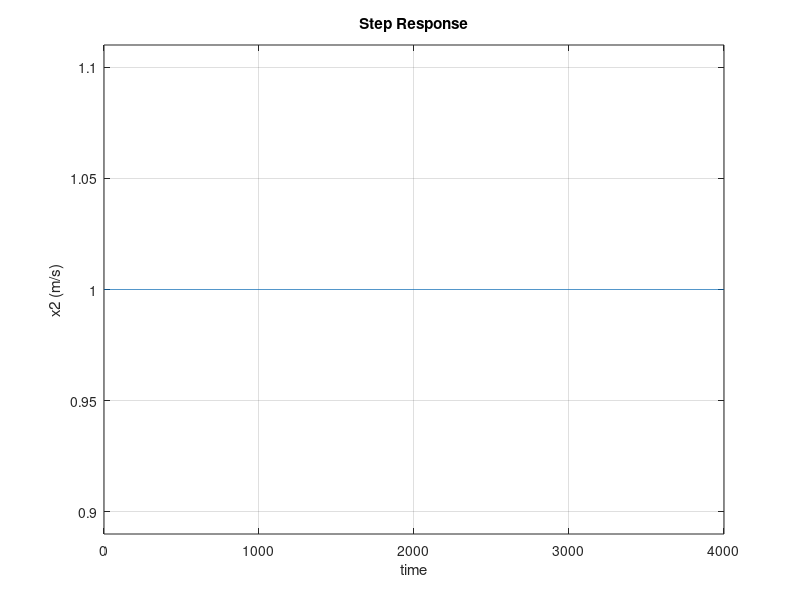

The MATLAB source for this figure:
m0=500;
k0=0.05;
b0=50;
Vin=1;

A=[k0/m0,-k0/m0,0;k0/b0,-k0/b0,0;0,0,1];
B=[0;1;0];
C=[0,0,1];
D=[Vin];

StateSpace = ss(A,B,C,D);
step(StateSpace);
ylabel('x2 (m/s)');
xlabel('time');


